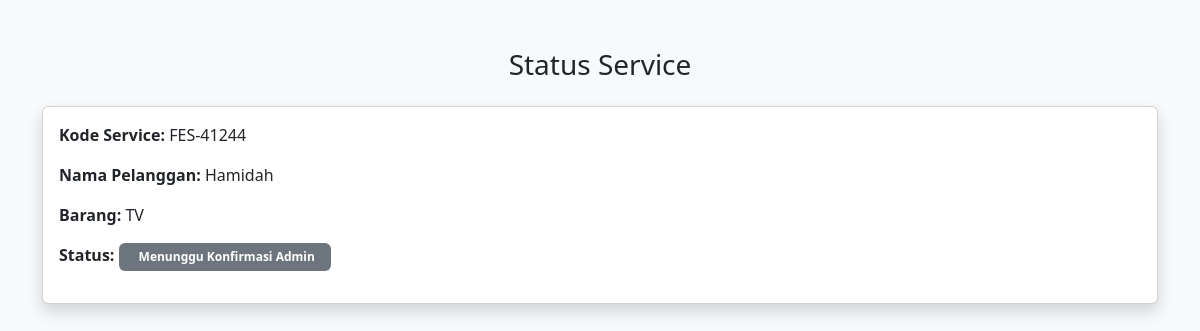
The page /status.php?kode=FES-41244 on the database its author committed.
### tables this page shows
CREATE TABLE `service` (
  `id` int(11) NOT NULL,
  `kode` varchar(20) DEFAULT NULL,
  `nama` varchar(100) DEFAULT NULL,
  `telepon` varchar(20) DEFAULT NULL,
  `alamat` text DEFAULT NULL,
  `jenis` varchar(50) DEFAULT NULL,
  `keluhan` text DEFAULT NULL,
  `status` varchar(50) DEFAULT NULL
);

### status.php (the view, shortened to what this page needs)
<?php
include 'db.php';
$kode = $_GET['kode'] ?? '';
?>
<!DOCTYPE html>
<html lang="id">
<head>
    <link href="https://cdn.jsdelivr.net/npm/bootstrap@5.3.2/dist/css/bootstrap.min.css" rel="stylesheet">
</head>
<body class="bg-light">
<div class="container py-5">
    <h3 class="text-center mb-4">Status Service</h3>
<?php
if ($kode == '') {
    echo '<div class="alert alert-info text-center">
            Silakan masukkan kode service melalui halaman utama.
          </div>';
} else {
    $kode = mysqli_real_escape_string($koneksi, $kode);
    $query = mysqli_query($koneksi, "SELECT * FROM service WHERE kode='$kode'");
    if (mysqli_num_rows($query) == 0) {
        echo '<div class="alert alert-danger text-center">
                Kode service tidak ditemukan!
              </div>';
    } else {
        $d = mysqli_fetch_assoc($query);
?>
    <div class="card shadow">
        <div class="card-body">
            <p><b>Kode Service:</b> <?= $d['kode']; ?></p>
            <p><b>Nama Pelanggan:</b> <?= $d['nama']; ?></p>
            <p><b>Barang:</b> <?= $d['jenis']; ?></p>
            <p><b>Status:</b>
<?php
$status = strtolower($d['status']);
switch ($status) {
    case 'menunggu':
        $label = 'Menunggu Konfirmasi Admin';
        $badge = 'secondary';
        break;
}
?>
    <span class="badge bg-<?= $badge; ?> px-3 py-2">
        <?= $label; ?>
    </span>
</p>
        </div>
    </div>
<?php
    }
}
?>
</div>
</body>
</html>

### rows shown on the page
service: kode "FES-41244", nama "Hamidah", jenis "TV", status "Menunggu Konfirmasi Admin"
